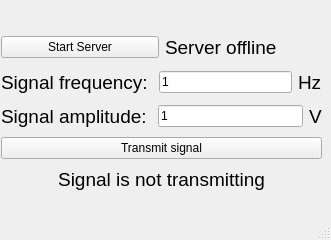
<?xml version="1.0" encoding="UTF-8"?>
<ui version="4.0">
 <class>MainWindow</class>
 <widget class="QMainWindow" name="MainWindow">
  <property name="geometry">
   <rect>
    <x>0</x>
    <y>0</y>
    <width>331</width>
    <height>240</height>
   </rect>
  </property>
  <property name="minimumSize">
   <size>
    <width>331</width>
    <height>240</height>
   </size>
  </property>
  <property name="maximumSize">
   <size>
    <width>331</width>
    <height>240</height>
   </size>
  </property>
  <property name="windowTitle">
   <string>MainWindow</string>
  </property>
  <widget class="QWidget" name="centralwidget">
   <widget class="QWidget" name="">
    <property name="geometry">
     <rect>
      <x>1</x>
      <y>33</y>
      <width>321</width>
      <height>160</height>
     </rect>
    </property>
    <layout class="QVBoxLayout" name="verticalLayout">
     <item>
      <layout class="QHBoxLayout" name="horizontalLayout">
       <item>
        <widget class="QPushButton" name="startServerBtn">
         <property name="text">
          <string>Start Server</string>
         </property>
        </widget>
       </item>
       <item>
        <widget class="QLabel" name="serverStatusLabel">
         <property name="font">
          <font>
           <pointsize>14</pointsize>
          </font>
         </property>
         <property name="text">
          <string>Server offline</string>
         </property>
        </widget>
       </item>
      </layout>
     </item>
     <item>
      <layout class="QHBoxLayout" name="horizontalLayout_2">
       <item>
        <widget class="QLabel" name="freqLabel">
         <property name="font">
          <font>
           <pointsize>14</pointsize>
          </font>
         </property>
         <property name="text">
          <string>Signal frequency: </string>
         </property>
        </widget>
       </item>
       <item>
        <widget class="QLineEdit" name="freqLineEdit">
         <property name="text">
          <string>1</string>
         </property>
        </widget>
       </item>
       <item>
        <widget class="QLabel" name="freqUnitsLabel">
         <property name="font">
          <font>
           <pointsize>14</pointsize>
          </font>
         </property>
         <property name="text">
          <string>Hz</string>
         </property>
        </widget>
       </item>
      </layout>
     </item>
     <item>
      <layout class="QHBoxLayout" name="horizontalLayout_3">
       <item>
        <widget class="QLabel" name="amplLabel">
         <property name="font">
          <font>
           <pointsize>14</pointsize>
          </font>
         </property>
         <property name="text">
          <string>Signal amplitude: </string>
         </property>
        </widget>
       </item>
       <item>
        <widget class="QLineEdit" name="amplLineEdit">
         <property name="text">
          <string>1</string>
         </property>
        </widget>
       </item>
       <item>
        <widget class="QLabel" name="amplUnitsLabel">
         <property name="font">
          <font>
           <pointsize>14</pointsize>
          </font>
         </property>
         <property name="text">
          <string>V</string>
         </property>
        </widget>
       </item>
      </layout>
     </item>
     <item>
      <widget class="QPushButton" name="transmitSignalBtn">
       <property name="text">
        <string>Transmit signal</string>
       </property>
      </widget>
     </item>
     <item>
      <widget class="QLabel" name="signalStatusLabel">
       <property name="font">
        <font>
         <pointsize>14</pointsize>
        </font>
       </property>
       <property name="text">
        <string>Signal is not transmitting</string>
       </property>
       <property name="alignment">
        <set>Qt::AlignCenter</set>
       </property>
      </widget>
     </item>
    </layout>
   </widget>
  </widget>
  <widget class="QMenuBar" name="menubar">
   <property name="geometry">
    <rect>
     <x>0</x>
     <y>0</y>
     <width>331</width>
     <height>22</height>
    </rect>
   </property>
  </widget>
  <widget class="QStatusBar" name="statusbar"/>
 </widget>
 <resources/>
 <connections/>
</ui>
